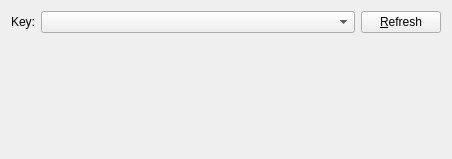
<ui version="4.0" >
 <class>GpgUserBase</class>
 <widget class="QWidget" name="GpgUserBase" >
  <property name="geometry" >
   <rect>
    <x>0</x>
    <y>0</y>
    <width>452</width>
    <height>159</height>
   </rect>
  </property>
  <property name="windowTitle" >
   <string>Form1</string>
  </property>
  <layout class="QGridLayout" >
   <property name="margin" >
    <number>11</number>
   </property>
   <property name="spacing" >
    <number>6</number>
   </property>
   <item row="0" column="0" >
    <widget class="QLabel" name="TextLabel1" >
     <property name="text" >
      <string>Key:</string>
     </property>
     <property name="alignment" >
      <set>Qt::AlignRight|Qt::AlignTrailing|Qt::AlignVCenter</set>
     </property>
     <property name="wordWrap" >
      <bool>false</bool>
     </property>
    </widget>
   </item>
   <item row="0" column="1" >
    <widget class="QComboBox" name="cmbPublic" >
     <property name="sizePolicy" >
      <sizepolicy>
       <hsizetype>7</hsizetype>
       <vsizetype>0</vsizetype>
       <horstretch>0</horstretch>
       <verstretch>0</verstretch>
      </sizepolicy>
     </property>
    </widget>
   </item>
   <item row="0" column="2" >
    <widget class="QPushButton" name="btnRefresh" >
     <property name="text" >
      <string>&amp;Refresh</string>
     </property>
    </widget>
   </item>
   <item row="1" column="0" >
    <spacer>
     <property name="orientation" >
      <enum>Qt::Vertical</enum>
     </property>
     <property name="sizeType" >
      <enum>QSizePolicy::Expanding</enum>
     </property>
     <property name="sizeHint" >
      <size>
       <width>20</width>
       <height>20</height>
      </size>
     </property>
    </spacer>
   </item>
  </layout>
 </widget>
 <resources/>
 <connections/>
</ui>
